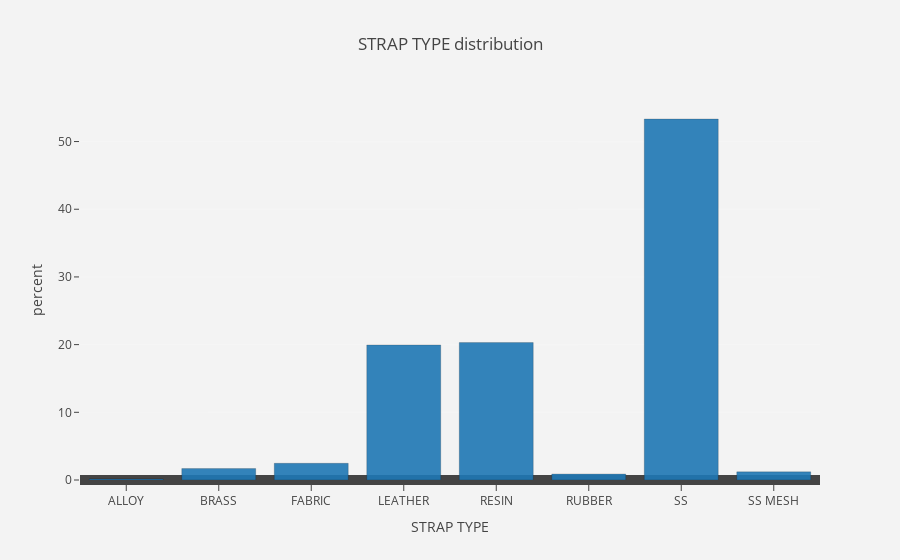

Notebook code cell kept with this figure:
### Markdown cell above
#### 3.8 STRAP TYPE

### Code cell
var_hist_plot('STRAP TYPE')

### Figure 1 — Plotly figure (JSON) as saved in the notebook; plotly's stock layout.template omitted (floating-point values rounded to 4 significant figures; data arrays with more than 128 entries replaced by an {"elided": "..."} marker saying what was removed)
{"data": [{"histnorm": "percent", "marker": {"line": {"color": "black", "width": 0.2}}, "name": "ITEM DISC", "opacity": 0.9, "type": "histogram", "uid": "93221c1f-59af-4511-ab86-3e16983b5ede", "x": {"elided": "12889 str values"}}], "layout": {"paper_bgcolor": "rgb(243,243,243)", "plot_bgcolor": "rgb(243,243,243)", "title": {"text": "STRAP TYPE distribution  "}, "xaxis": {"gridcolor": "rgb(255, 255, 255)", "gridwidth": 0.1, "ticklen": 10, "title": {"text": "STRAP TYPE"}, "zerolinewidth": 1}, "yaxis": {"gridcolor": "rgb(255, 255, 255)", "gridwidth": 0.2, "ticklen": 5, "title": {"text": "percent"}, "zerolinewidth": 10}}}
